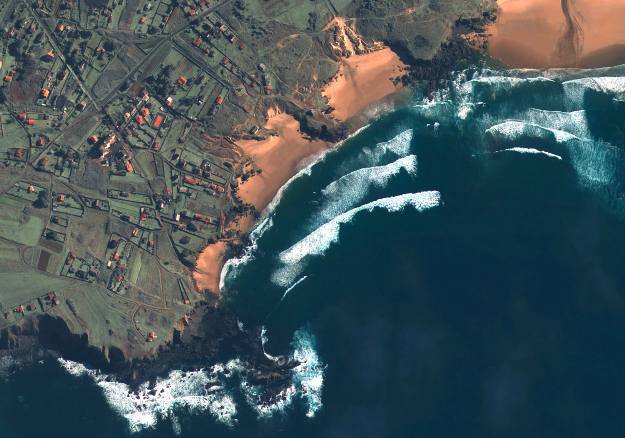
%> input picture BE1_IntroComputerVision/SpainBeach.jpg, 1250 x 876 px (shown at 1/2 size)
$ octave practical_4_neuralNetwork.m   (GNU Octave 9; MATLAB toolbox functions it lacks are replaced by stand-ins)
%> lines starting %> are read from the running program, lines starting %| are printed output that depends on the picture
%% Neural Networks
clear, clc, close all

% load image
im = imread('BE1_IntroComputerVision\SpainBeach.jpg');
%> im is the input picture: size 876x1250x3 uint8; mean R, G, B 67.1, 83.9, 89.2
[height, width, channels] = size(im);
%> height = 876; width = 1250; channels = 3
figure, imshow(im), title('Original image')

im_train_beach = im(1:100, 1001:width, :);
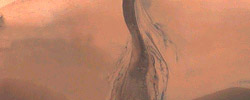
%> im_train_beach: size 100x250x3 uint8; mean R, G, B 185.3, 128.6, 101.5
im_train_other = im(501:height, 1:256, :);
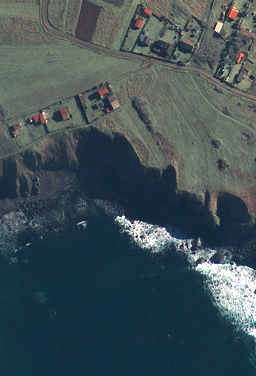
%> im_train_other: size 376x256x3 uint8; mean R, G, B 64.8, 80.8, 85.9
imwrite(im_train_beach, 'training_set_beach.png', 'png');
imwrite(im_train_other, 'training_set_other.png', 'png');

figure
subplot(1,2,1), imshow(im_train_beach), title('Training set beach')
subplot(1,2,2), imshow(im_train_other), title('Training set other')

% Prepare the data and labels
data = [];
target = [];

data = reshape(im_train_beach, [], 3);
n = size(data, 1);
%> n = 25000
target = ones(n, 1);

data = [data; reshape(im_train_other, [], 3)];
m = size(data, 1);
%> m = 121256
target = [target; zeros(m-n, 1)];

% Train the network
%> (the run ends here)
